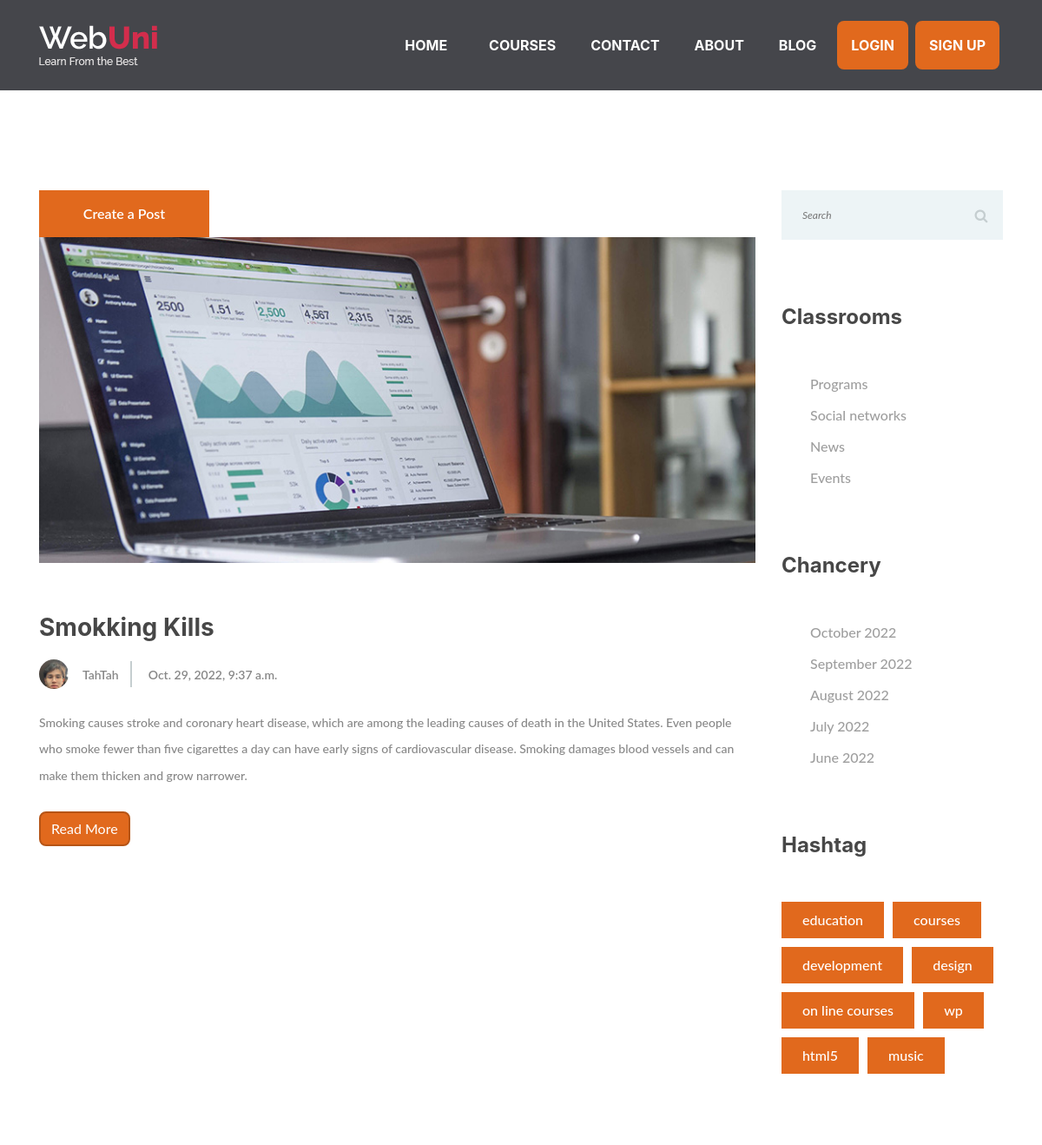
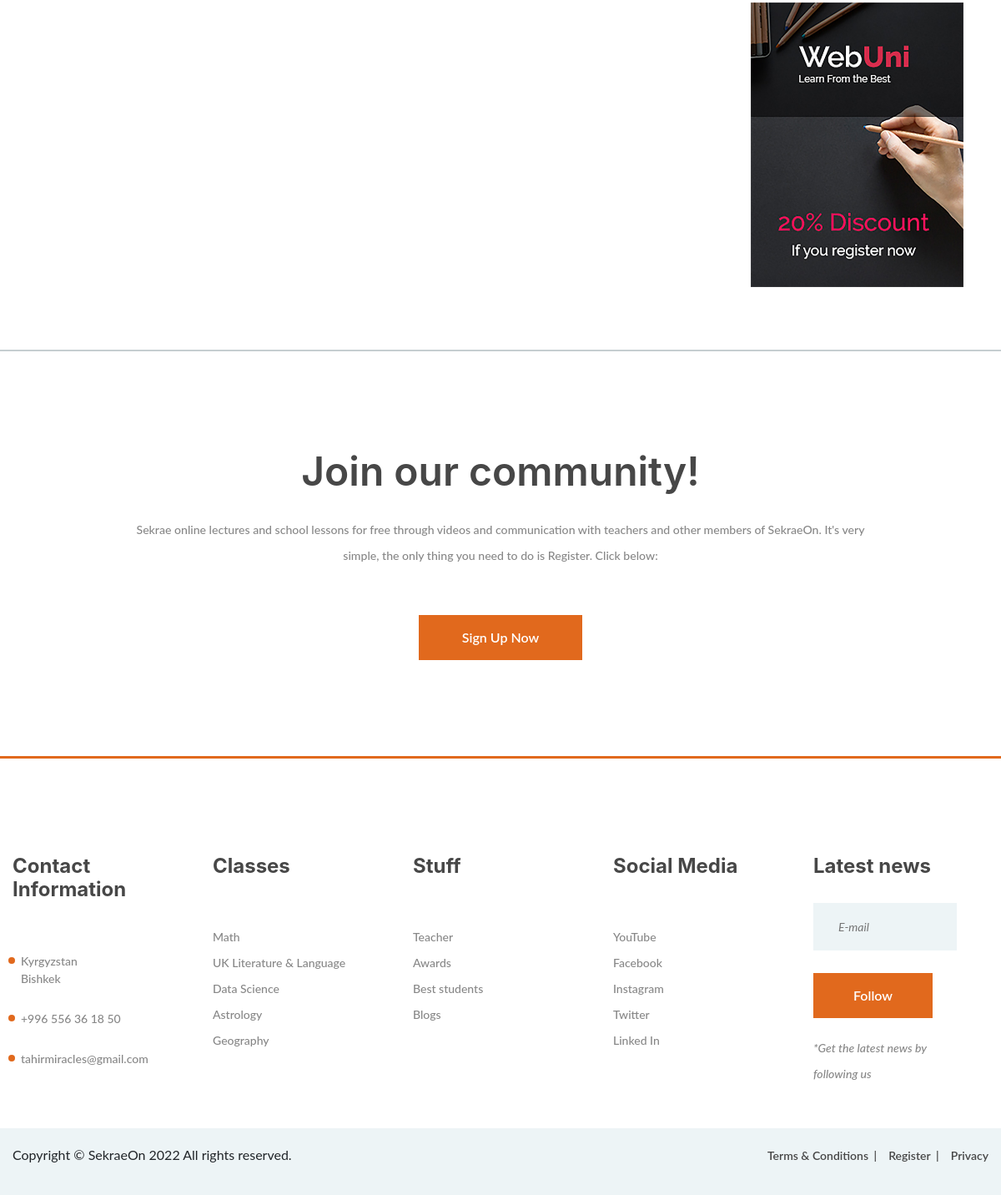
Screenshot of /blog/ with the database file from the repository (2 pictures, top to bottom).
### blog/models.py (models this page shows, shortened)
class Post(models.Model):
    author = models.ForeignKey(User, on_delete=models.CASCADE)
    title = models.CharField(max_length=30)
    text = models.TextField()
    created_date = models.DateTimeField(default=timezone.now)

### blog/views.py (the view)
# urls.py: path("blog/", PostListView.as_view(),name='post_list'),
class PostListView(ListView):
    context_object_name = 'posts'
    template_name = 'blog/post_list.html'
    ordering = ['-created_date']
    model = Post

### blog/templates/blog/post_list.html (shortened to what this page needs)
{% extends 'base.html' %}
{% load static %}
{% block content %}
<section class="blog-page spad pb-0">
  <div class="container">
    <div class="row">
      <div class="col-lg-9">
        <a href="{% url 'blogs:create_post' %}" style="color: white;" class="site-btn">Create a Post</a>
        {% if posts %}
        {% for post in posts %}
        <div class="blog-post">
          <img src="img/blog/1.jpg" alt="">
          <h3>{{ post.title }}</h3>
          <div class="blog-metas">
            <div class="blog-meta author">
              <div class="post-author set-bg" data-setbg="/media/{{ post.author.profile.profile_pic }}"></div>
              <a href="#">{{ post.author|capfirst }}</a>
            </div>
            <div class="blog-meta">
              <a href="#">{{ post.created_date }}</a>
            </div>
          </div>
          <p>{{ post.text|capfirst }} </p>
          <a href="/blog/{{ post.id }}" class="btn btn-primary">Read More</a>
        </div>
        {% endfor %}
        {% endif %}
      </div>
      <div class="col-lg-3 col-md-5 col-sm-9 sidebar">
        <div class="sb-widget-item">
          <form class="search-widget">
            <input type="text" placeholder="Search">
            <button><i class="fa fa-search"></i></button>
          </form>
        </div>
        <div class="sb-widget-item">
          <h4 class="sb-w-title">Classrooms</h4>
          <ul>
            <li><a href="#">Programs</a></li>
            <li><a href="#">Social networks</a></li>
            <li><a href="#">News</a></li>
            <li><a href="#">Events</a></li>
          </ul>
        </div>
        <div class="sb-widget-item">
          <h4 class="sb-w-title">Chancery</h4>
          <ul>
            <li><a href="#">October 2022</a></li>
            <li><a href="#">September 2022</a></li>
            <li><a href="#">August 2022</a></li>
            <li><a href="#">July 2022</a></li>
            <li><a href="#">June 2022</a></li>
          </ul>
        </div>
        <div class="sb-widget-item">
          <h4 class="sb-w-title">Hashtag</h4>
          <div class="tags">
            <a href="#">education</a>
            <a href="#">courses</a>
            <a href="#">development</a>
            <a href="#">design</a>
            <a href="#">on line courses</a>
            <a href="#">wp</a>
            <a href="#">html5</a>
            <a href="#">music</a>
          </div>
        </div>
        <div class="sb-widget-item">
          <div class="add">
            <a href="#"><img src="img/add.jpg" alt=""></a>
          </div>
        </div>
      </div>
    </div>
  </div>
</section>
{% endblock content %}

### static/webuni/css/style.css (style rules this page uses)
html, body { height: 100%; font-family: 'Raleway', sans-serif; -webkit-font-smoothing: antialiased; font-smoothing: antialiased; scroll-behavior: smooth; }
h1, h2, h3, h4, h5, h6 { margin: 0; font-weight: 600; color: #474747; }
h3 { font-size: 30px; }
h4 { font-size: 24px; }
p { font-size: 14.1px; color: #878787; line-height: 2.2; font-weight: 500; }
img { max-width: 100%; }
::placeholder { font-style: italic; }
ul, ol { padding: 0; margin: 0; }
.set-bg { background-repeat: no-repeat; background-size: cover; background-position: top center; }
.spad { padding-top: 115px; padding-bottom: 115px; }
.site-btn { display: inline-block; min-width: 196px; text-align: center; border: none; padding: 15px 10px; font-weight: 600; font-size: 16px; position: relative; color: #fff; cursor: pointer; background: #e1691d; }
.blog-page { border-bottom: 2px solid #c5ced0; }
.blog-post { margin-bottom: 70px; }
.blog-post h3 { padding-top: 58px; margin-bottom: 15px; }
.blog-post p { font-weight: 500; font-size: 14px; margin-bottom: 25px; }
.blog-post .blog-metas { margin-bottom: 15px; }
.blog-post .blog-metas .blog-meta { display: inline-block; padding: 9px 15px; position: relative; margin-bottom: 5px; }
.blog-post .blog-metas .blog-meta:last-child:after { display: none; }
.blog-post .blog-metas .blog-meta:after { position: absolute; content: ""; width: 2px; height: 30px; right: 0; top: calc(50% - 15px); background: #c5ced0; }
.blog-post .blog-metas .blog-meta.author { position: relative; padding-left: 50px; }
.blog-post .blog-metas .blog-meta.author .post-author { position: absolute; width: 34px; height: 34px; left: 0; top: calc(50% - 17px); border-radius: 50%; float: left; margin-right: 5px; }
.blog-post .blog-metas .blog-meta a { font-size: 14px; font-weight: 600; color: #878787; }
.sb-widget-item { margin-bottom: 75px; }
.sb-widget-item .sb-w-title { margin-bottom: 50px; }
.sb-widget-item .search-widget { position: relative; }
.sb-widget-item .search-widget input { width: 100%; height: 57px; background: #edf4f6; font-size: 12px; padding: 5px 24px; padding-right: 55px; border: none; }
.sb-widget-item .search-widget button { position: absolute; right: 0; top: 0; background-color: transparent; border: none; color: #c5ced0; height: 100%; width: 50px; cursor: pointer; }
.sb-widget-item ul { list-style: none; padding-left: 33px; }
.sb-widget-item ul li { display: block; margin-bottom: 12px; }
.sb-widget-item ul li:last-child { margin-bottom: 0; }
.sb-widget-item ul li a { color: #9e9e9e; display: inline-block; font-size: 16px; font-weight: 500; }
.sb-widget-item .tags a { font-size: 16px; display: inline-block; padding: 9px 24px; color: #fff; background: #e1691d; margin-bottom: 10px; margin-right: 6px; font-weight: 500; }
@media (min-width: 1200px) { .container { max-width: 1180px; } }

### rows the page displays
Post: title "Smokking Kills", author "TahTah", created_date "Oct. 29, 2022, 9:37 a.m.", text "Smoking causes stroke and coronary heart disease, which are among the leading causes of death in the United States. Even people who smoke fewer than five cigarettes a day can have early signs of cardiovascular disease. Smoking damages blood vessels and can make them thicken and grow narrower."
